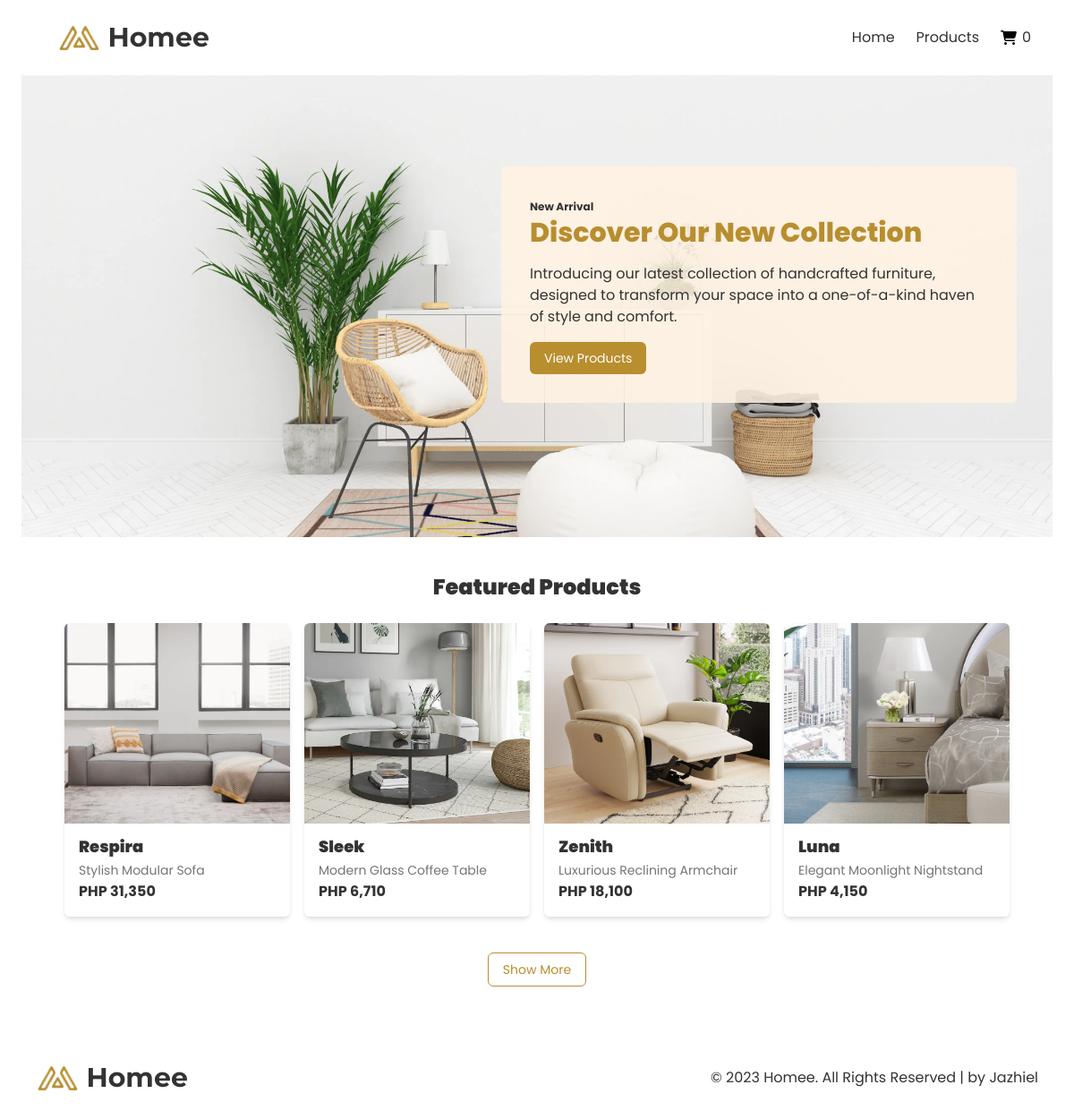
The page / on the database its author committed.
### tables this page shows
CREATE TABLE `products` (
  `id` int(11) NOT NULL,
  `name` varchar(255) NOT NULL,
  `price` int(10) NOT NULL,
  `image` varchar(255) DEFAULT NULL,
  `brief_desc` varchar(255) DEFAULT NULL,
  `long_desc` text DEFAULT NULL,
  `featured` tinyint(1) DEFAULT NULL
);

### index.php (called while the page is built)
<?php
    require_once('templates/header.php');
    require_once('views/home.php');
    require_once('templates/footer.php');
?>

### views/home.php (the view, shortened to what this page needs)
<?php
    include_once('config/dbconnection.php');
?>
<main>
    <section>
        <div class="hero">
            <div class="action-card">
                <div>
                    <span>New Arrival</span>
                    <h1>Discover Our New Collection</h1>
                </div>
                <p>Introducing our latest collection of handcrafted furniture, designed to transform your space into a one-of-a-kind haven of style and comfort. </p>
                <a href="products.php">View Products</a>
            </div>
        </div>
    </section>
    <section>
        <div class="products">
            <h1>Featured Products</h1>
            <ul class="product-list">
                <?php
                    $stmt = $conn->prepare("SELECT * FROM products WHERE featured = true");
                    $stmt->execute();
                    while ($product = $stmt->fetch(PDO::FETCH_ASSOC))
                    {
                ?>
                <li>
                    <div class="product-card">
                        <div class="product-img">
                            <div class="add-btn-dv"
                            data-id="<?php echo $product['id']?>"
                            data-name="<?php echo $product['name']?>"
                            data-image="<?php echo $product['image']?>"
                            data-qty="1"
                            data-price="<?php echo $product['price']?>"
                            >
                            </div>
                            <img src="assets/images/furnitures/<?php echo $product['image']; ?>" alt="<?php echo $product['image']; ?>">
                        </div>
                        <a href="single-product.php?id=<?php echo $product['id']; ?>" class="details">
                            <h2><?php echo $product['name']; ?></h2>
                            <span><?php echo $product['brief_desc']; ?></span>
                            <p>PHP <?php echo number_format($product['price']); ?></p>
                        </a>
                    </div>
                </li>
                <?php
                    }
                ?>
            </ul>
        </div>
    </section>
    <a href="products.php" class="show-btn">Show More</a>
</main>

### rows shown on the page
products: image (picture), name "Respira", brief_desc "Stylish Modular Sofa", price "31,350"
products: image (picture), name "Sleek", brief_desc "Modern Glass Coffee Table", price "6,710"
products: image (picture), name "Zenith", brief_desc "Luxurious Reclining Armchair", price "18,100"
products: image (picture), name "Luna", brief_desc "Elegant Moonlight Nightstand", price "4,150"

### other values the page prints
$_SESSION['count'] "0"
